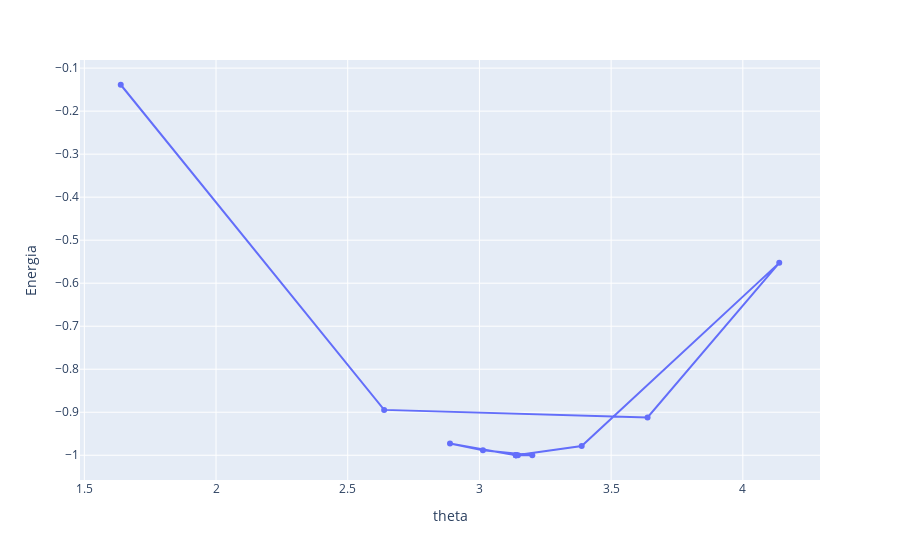

This figure's notebook cell:
### Code cell
px.line(x=[item[0] for item in callback_list],
        y=[item[1] for item in callback_list],
        hover_name=[i+1 for i in range(len(callback_list))],
        markers=True,
        labels={"x": "theta", "y": "Energia"})

### Figure 1 — Plotly figure (JSON) as saved in the notebook; plotly's stock layout.template omitted (floating-point values rounded to 4 significant figures)
{"data": [{"hovertemplate": "<b>%{hovertext}</b><br><br>theta=%{x}<br>Energia=%{y}<extra></extra>", "hovertext": [1, 2, 3, 4, 5, 6, 7, 8, 9, 10, 11, 12, 13], "legendgroup": "", "line": {"color": "#636efa", "dash": "solid"}, "marker": {"symbol": "circle"}, "mode": "lines+markers", "name": "", "orientation": "v", "showlegend": false, "type": "scatter", "x": [1.638, 2.638, 3.638, 4.138, 3.388, 3.138, 2.888, 3.013, 3.201, 3.146, 3.139, 3.138, 3.138], "xaxis": "x", "y": [-0.1387, -0.8945, -0.9121, -0.5527, -0.9785, -1, -0.9727, -0.9883, -1, -1, -1, -1, -1], "yaxis": "y"}], "layout": {"legend": {"tracegroupgap": 0}, "margin": {"t": 60}, "xaxis": {"anchor": "y", "domain": [0, 1], "title": {"text": "theta"}}, "yaxis": {"anchor": "x", "domain": [0, 1], "title": {"text": "Energia"}}}}
